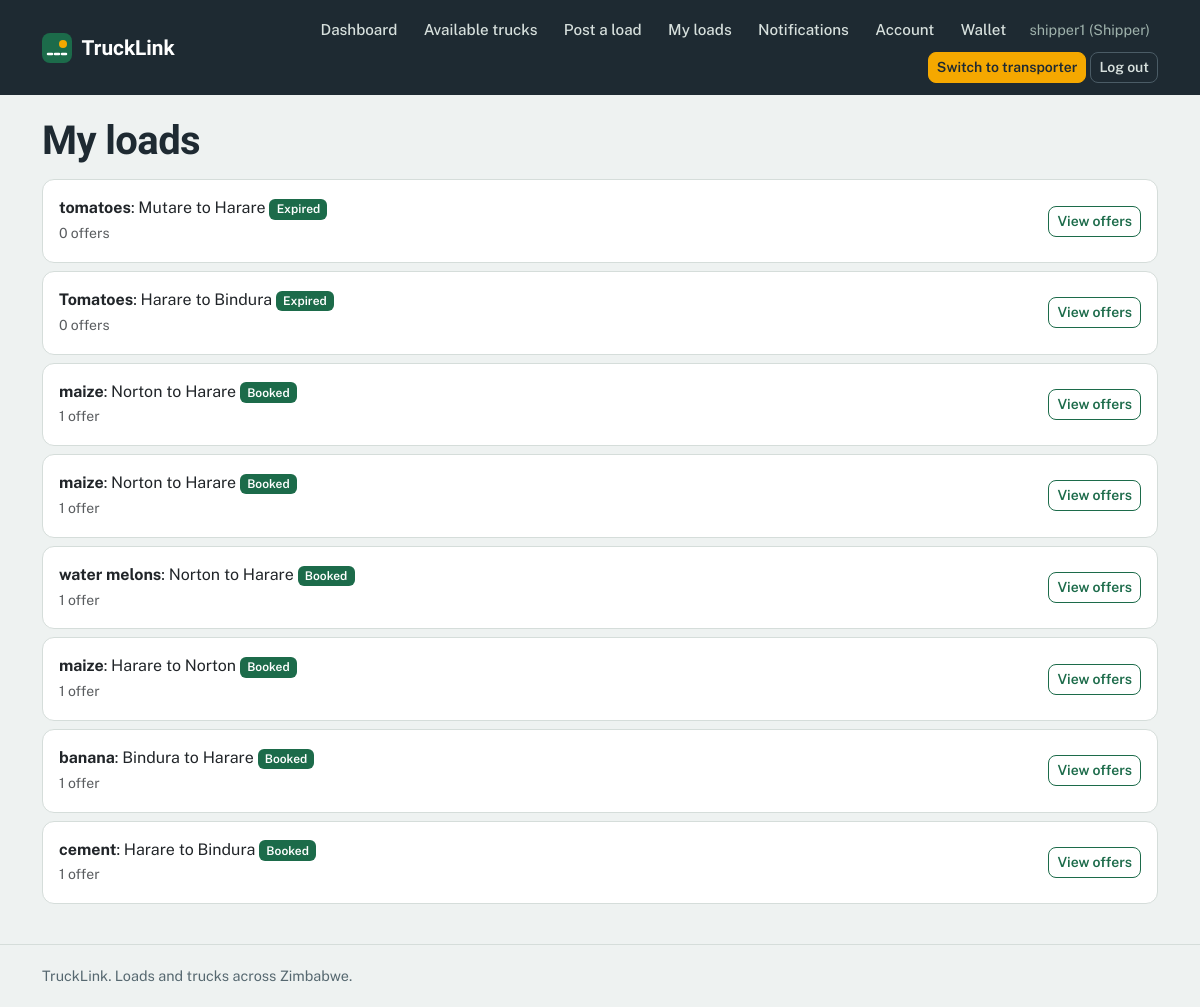
Page /loads/mine/ (signed in) on the committed database.
### accounts/models.py (models this page shows, shortened)
class Profile(models.Model):
    ROLE_CHOICES = [
        ('shipper', 'Shipper (I have loads)'),
        ('transporter', 'Transporter (I have trucks)'),
    ]
    user = models.OneToOneField(settings.AUTH_USER_MODEL, on_delete=models.CASCADE)
    role = models.CharField(max_length=20, choices=ROLE_CHOICES)
    phone = models.CharField(max_length=20, blank=True)
    both_roles = models.BooleanField(default=False)

### loads/models.py (models this page shows, shortened)
class Load(models.Model):
    STATUS_CHOICES = [
        ('open', 'Open'),
        ('booked', 'Booked'),
        ('delivered', 'Delivered'),
        ('expired', 'Expired'),
    ]
    CARGO_CHOICES = [
        ('general', 'General cargo'),
        ('bulk', 'Bulk'),
        ('perishable', 'Perishable'),
        ('fragile', 'Fragile'),
        ('hazardous', 'Hazardous'),
        ('livestock', 'Livestock'),
    ]
    URGENCY_CHOICES = [
        ('standard', 'Standard (1 to 3 days)'),
        ('urgent', 'Urgent (same day)'),
        ('scheduled', 'Scheduled (fixed date)'),
    ]
    TRUCK_NEEDED_CHOICES = [('any', 'Any truck')] + Truck.TYPE_CHOICES
    shipper = models.ForeignKey(settings.AUTH_USER_MODEL, on_delete=models.CASCADE,
                                related_name='loads', null=True, blank=True)
    title = models.CharField(max_length=100)
    pickup = models.CharField(max_length=100)
    destination = models.CharField(max_length=100)
    cargo_type = models.CharField(max_length=20, choices=CARGO_CHOICES, default='general')
    weight_tonnes = models.DecimalField(max_digits=6, decimal_places=2)
    truck_type_needed = models.CharField(max_length=20, choices=TRUCK_NEEDED_CHOICES, default='any')
    offered_price = models.DecimalField(max_digits=10, decimal_places=2)
    urgency = models.CharField(max_length=20, choices=URGENCY_CHOICES, default='standard')
    pickup_date = models.DateField(null=True, blank=True)
    description = models.TextField(blank=True, default='')
    insured = models.BooleanField(default=False)
    insurance_provider = models.CharField(max_length=100, blank=True, default='')
    coverage_amount = models.DecimalField(max_digits=12, decimal_places=2, null=True, blank=True)
    status = models.CharField(max_length=20, choices=STATUS_CHOICES, default='open')
    created_at = models.DateTimeField(auto_now_add=True)

### loads/views.py (the view)
# urls.py: path('mine/', views.my_loads, name='my_loads'),
@login_required
def my_loads(request):
    if _role(request.user) != 'shipper':
        return redirect('home')
    run_housekeeping()
    loads = Load.objects.filter(shipper=request.user).order_by('-created_at')
    return render(request, 'loads/my_loads.html', {'loads': loads})

### accounts/templatetags/notify_tags.py (called while the page is built)
@register.simple_tag
def unread_count(user):
    if not user.is_authenticated:
        return 0
    return user.notifications.filter(is_read=False).count()

### loads/services.py (called while the page is built, shortened)
def deadline_hours():
    return getattr(settings, 'PAYMENT_DEADLINE_HOURS', 24)

def expire_loads():
    stale = Load.objects.filter(status='open', pickup_date__lt=timezone.localdate())

def release_unpaid_bookings():
    cutoff = timezone.now() - timedelta(hours=deadline_hours())
    late = (Offer.objects
            .filter(status='accepted', accepted_at__lt=cutoff, load__status='booked')
            .select_related('load', 'load__shipper', 'transporter'))

def run_housekeeping():
    expire_loads()
    release_unpaid_bookings()

### loads/views.py (called while the page is built)
def _role(user):
    profile = getattr(user, 'profile', None)
    return profile.role if profile else None

### loads/templates/loads/my_loads.html (shortened to what this page needs)
{% extends 'base.html' %}
{% block content %}
<h1 class="mb-3">My loads</h1>
{% for load in loads %}
<div class="card mb-2">
  <div class="card-body d-flex justify-content-between align-items-center flex-wrap gap-2">
    <div>
      <strong>{{ load.title }}</strong>: {{ load.pickup }} to {{ load.destination }}
      <span class="badge bg-success">{{ load.get_status_display }}</span><br>
      <span class="small text-muted">{{ load.offers.count }} offer{{ load.offers.count|pluralize }}</span>
    </div>
    <a href="{% url 'load_detail' load.pk %}" class="btn btn-sm btn-outline-primary">View offers</a>
  </div>
</div>
{% empty %}
<p>You have not posted any loads yet.</p>
{% endfor %}
{% endblock %}

### accounts/templates/base.html (shortened to what this page needs)
{% load notify_tags %}
<!DOCTYPE html>
<html lang="en">
<head>
  <link href="https://cdn.jsdelivr.net/npm/bootstrap@5.3.3/dist/css/bootstrap.min.css" rel="stylesheet">
</head>
<body>
  {% unread_count user as unread %}
  <header class="topbar">
    <div class="container topbar-inner">
      <a href="{% url 'home' %}" class="brand">
        <svg width="30" height="30" viewBox="0 0 30 30" aria-hidden="true"><rect width="30" height="30" rx="8" fill="#1C6B4A"/><path d="M6 21 L24 21" stroke="#fff" stroke-width="2.5" stroke-dasharray="4 3" stroke-linecap="round"/><circle cx="21" cy="11" r="4" fill="#F5A800"/></svg>
        <span>TruckLink</span>
      </a>
      <nav class="navlinks" aria-label="Main">
        {% if user.is_authenticated %}
          <a class="navlink" href="{% url 'dashboard' %}">Dashboard</a>
          {% if user.profile.role == 'shipper' %}
            <a class="navlink" href="{% url 'truck_list' %}">Available trucks</a>
            <a class="navlink" href="{% url 'post_load' %}">Post a load</a>
            <a class="navlink" href="{% url 'my_loads' %}">My loads</a>
          {% elif user.profile.role == 'transporter' %}
            <a class="navlink" href="{% url 'load_list' %}">Available loads</a>
            <a class="navlink" href="{% url 'my_offers' %}">My offers</a>
            <a class="navlink" href="{% url 'my_trucks' %}">My trucks</a>
          {% else %}
            <a class="navlink" href="{% url 'load_list' %}">Loads</a>
            <a class="navlink" href="{% url 'truck_list' %}">Trucks</a>
          {% endif %}
          <a class="navlink" href="{% url 'notifications' %}">Notifications{% if unread %}<span class="count">{{ unread }}</span>{% endif %}</a>
          <a class="navlink" href="{% url 'account' %}">Account</a>
                    <a class="navlink" href="{% url 'wallet_home' %}">Wallet</a>
          <span class="userchip">{{ user.username }}{% if user.profile %} ({{ user.profile.role|title }}){% endif %}</span>
          {% if user.profile.both_roles %}
          <form method="post" action="{% url 'switch_role' %}" class="d-inline">
            <button type="submit" class="btn btn-sm btn-warning">Switch to {% if user.profile.role == 'shipper' %}transporter{% else %}shipper{% endif %}</button>
          </form>
          {% endif %}
          <form method="post" action="{% url 'logout' %}" class="d-inline">
            <button type="submit" class="btn btn-sm btn-nav">Log out</button>
          </form>
        {% else %}
          <a class="navlink" href="{% url 'login' %}">Log in</a>
          <a class="btn btn-sm btn-warning" href="{% url 'register' %}">Register</a>
        {% endif %}
      </nav>
    </div>
  </header>
  <main id="main">
    <div class="container">
      {% block content %}{% endblock %}
    </div>
  </main>
  <footer class="footer">
    <div class="container">TruckLink. Loads and trucks across Zimbabwe.</div>
  </footer>
</body>
</html>

### accounts/templates/base.html (style rules this page uses)
:root { --asphalt:#1E2A32; --mist:#EEF2F1; --paper:#FFFFFF; --msasa:#1C6B4A; --msasa-dark:#14513A; --msasa-tint:#E1F0E9; --amber:#F5A800; --amber-tint:#FFF1CC; --brake:#C93A2B; --brake-tint:#FBE5E1; --line:#D5DDDA; --muted:#566870; --bs-primary-rgb:28,107,74; --bs-success-rgb:28,107,74; --bs-warning-rgb:245,168,0; --bs-danger-rgb:201,58,43; --bs-secondary-rgb:86,104,112; }
body { font-family:'Public Sans',system-ui,-apple-system,'Segoe UI',sans-serif; background:var(--mist); color:var(--asphalt); line-height:1.55; min-height:100vh; display:flex; flex-direction:column; }
main { flex:1; }
h1,h2,h3,h4,.display-font { font-family:'Bricolage Grotesque','Public Sans',sans-serif; font-weight:700; letter-spacing:-.015em; line-height:1.1; }
main h1 { margin-top:1.5rem; }
a { color:var(--msasa); }
.topbar { background:var(--asphalt); color:#fff; }
.topbar-inner { display:flex; align-items:center; justify-content:space-between; gap:1rem; padding-top:.75rem; padding-bottom:.75rem; }
.brand { display:flex; align-items:center; gap:.6rem; color:#fff; text-decoration:none; font-family:'Bricolage Grotesque',sans-serif; font-weight:700; font-size:1.3rem; }
.navlinks { display:flex; align-items:center; gap:.25rem; flex-wrap:wrap; justify-content:flex-end; }
.navlink { color:#D7E0DD; text-decoration:none; padding:.4rem .7rem; border-radius:8px; font-weight:500; font-size:.95rem; }
.userchip { color:#9FB2AC; font-size:.9rem; padding:0 .5rem; }
.btn { border-radius:8px; font-weight:600; }
.btn-warning { --bs-btn-color:#1E2A32; --bs-btn-bg:#F5A800; --bs-btn-border-color:#F5A800; --bs-btn-hover-color:#1E2A32; --bs-btn-hover-bg:#DB9500; --bs-btn-hover-border-color:#DB9500; --bs-btn-active-color:#1E2A32; --bs-btn-active-bg:#C98900; --bs-btn-active-border-color:#C98900; }
.btn-outline-primary { --bs-btn-color:#1C6B4A; --bs-btn-border-color:#1C6B4A; --bs-btn-hover-color:#fff; --bs-btn-hover-bg:#1C6B4A; --bs-btn-hover-border-color:#1C6B4A; --bs-btn-active-color:#fff; --bs-btn-active-bg:#14513A; --bs-btn-active-border-color:#14513A; }
.btn-nav { --bs-btn-color:#D7E0DD; --bs-btn-border-color:#4B5C66; --bs-btn-hover-color:#fff; --bs-btn-hover-bg:rgba(255,255,255,.1); --bs-btn-hover-border-color:#9FB2AC; --bs-btn-active-color:#fff; --bs-btn-active-bg:rgba(255,255,255,.15); }
.card { border:1px solid var(--line); border-radius:12px; background:var(--paper); box-shadow:none; }
.badge { border-radius:6px; font-weight:600; padding:.35em .6em; }
.footer { border-top:1px solid var(--line); color:var(--muted); padding:1.25rem 0; margin-top:2rem; font-size:.9rem; }

### rows in the picture
Load: title "tomatoes", pickup "Mutare", destination "Harare", status "Expired", offers.count "0"
Load: title "Tomatoes", pickup "Harare", destination "Bindura", status "Expired", offers.count "0"
Load: title "maize", pickup "Norton", destination "Harare", status "Booked", offers.count "1"
Load: title "maize", pickup "Norton", destination "Harare", status "Booked", offers.count "1"
Load: title "water melons", pickup "Norton", destination "Harare", status "Booked", offers.count "1"
Load: title "maize", pickup "Harare", destination "Norton", status "Booked", offers.count "1"
Load: title "banana", pickup "Bindura", destination "Harare", status "Booked", offers.count "1"
Load: title "cement", pickup "Harare", destination "Bindura", status "Booked", offers.count "1"

### other values in the picture
{{ user.username }} "shipper1"
{{ user.profile.role|title }} "Shipper"
